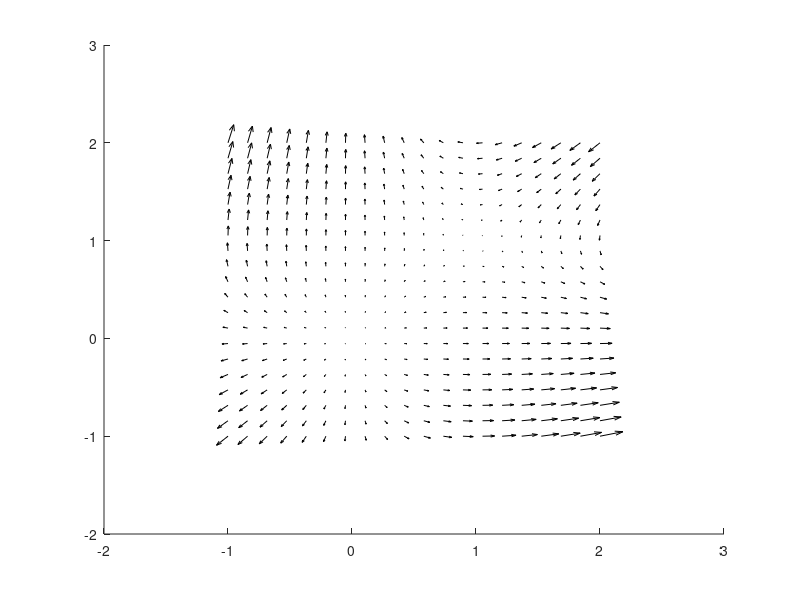

The MATLAB source for this figure: (Note: this script raises an error after producing the figure.)
clear
close all

u_min = -1;
u_max = 2;
v_min = -1;
v_max = 2;
detail = 20;

f = @(t,W) [W(1)*(1-W(2)); W(2)*(1-W(1))];
u_dom = linspace(u_min, u_max, detail);
v_dom = linspace(v_min, v_max, detail);

[x,y] = meshgrid(u_dom,v_dom);

u = zeros(size(x));
v = zeros(size(y));

t=0;
for i=1:numel(x)
    Wprime = f(t, [x(i), y(i)]);
    u(i) = Wprime(1);
    v(i) = Wprime(2);
end
fig=figure();
quiver(x,y,u,v,'k', 'Alignment','center');
axis tight equal
hold on
yline(0, 'r--')
yline(1, 'b--')
xline(0, 'b--')
xline(1, 'r--')

u0s = [0.009 0.01 0.01 0.01 -0.01 -0.01 2.1 2];
v0s = [0.01 0.009 0.01 -0.01 0.01 -0.01 2 2.1];

for i=1:length(u0s)
    u0 = u0s(i);
    v0 = v0s(i);
    [ts,ys] = ode45(f, [0,10], [u0 v0]);
    plot(ys(:,1), ys(:,2));
end

xlim([u_min u_max])
ylim([v_min v_max])
xlabel('u')
ylabel('v')
title("Phase Portrait")
hold off